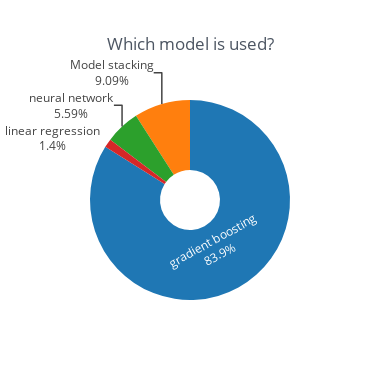

Source (notebook cell):
### Code cell
colName='Models\t'
title='Which model is used?'

df_temp = df_notebooks[colName].value_counts().sort_values(ascending=False)
df_temp = pd.DataFrame(df_temp)
df_temp.columns = ['Count']
df_temp[colName] = df_temp.index
df_temp.iplot(kind='pie', labels=colName, values='Count', title=title, textinfo="label+percent", hole=0.3, theme='white',
              legend=False, dimensions=(380,380))

### Figure 1 — Plotly figure (JSON) as saved in the notebook; plotly's stock layout.template omitted (floating-point values rounded to 4 significant figures)
{"data": [{"hole": 0.3, "labels": ["gradient boosting", "Model stacking", "neural network", "linear regression"], "marker": {"colors": ["rgba(31, 119, 180, 1.0)", "rgba(255, 127, 14, 1.0)", "rgba(44, 160, 44, 1.0)", "rgba(214, 39, 40, 1.0)"]}, "name": "", "textinfo": "label+percent", "type": "pie", "values": [120, 13, 8, 2]}], "layout": {"height": 380, "legend": {"bgcolor": "#FFFFFF", "font": {"color": "#4D5663"}}, "paper_bgcolor": "#FFFFFF", "plot_bgcolor": "#FFFFFF", "showlegend": false, "title": "Which model is used?", "titlefont": {"color": "#4D5663"}, "width": 380}}
